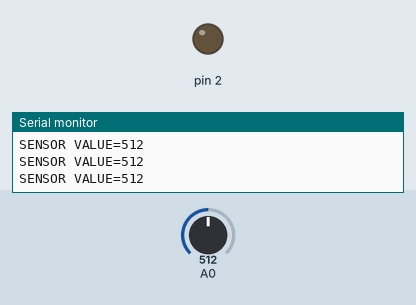
Simulated run of this sketch. Board: Arduino Uno, built with avr-gcc and run on an emulated ATmega328P. On the bench: output pins drawn as LEDs (lit = HIGH), the last lines printed to the serial monitor. The inputs (shaded band) are chosen by the test bench; at power-on: A0 = 512.

Above: at 1.2 s.
1.3 s: A0 set to 33
3.0 s: A0 set to 26
At 3.8 s:
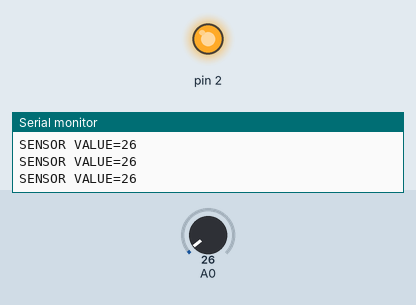
4.8 s: A0 set to 122
At 6.3 s:
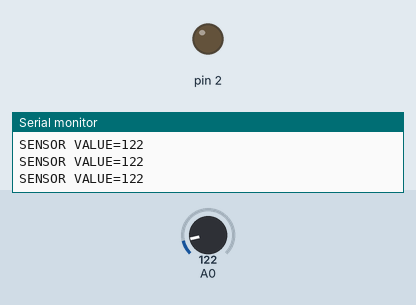
6.6 s: A0 set to 20
At 7.9 s:
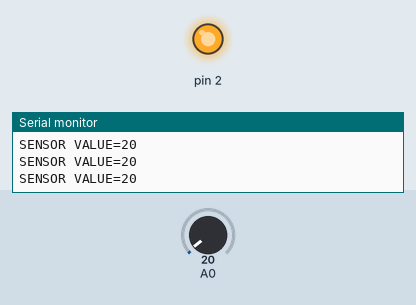
Timing chart, 0 to 9.4 s (numbered marks = the images above; inputs shaded):
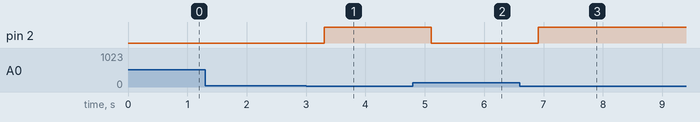

Measured:
- the behaviour switches between 30 and 29 on A0 (found by bisection; images 0 and 1)
- after the input at 3.0 s, pin 2: LOW → HIGH after 0.30 s
- after the input at 4.8 s, pin 2: HIGH → LOW after 0.31 s
- after the input at 6.6 s, pin 2: LOW → HIGH after 0.31 s

The sketch:

ldr.ino
```cpp
/*
one leg to 5v
other to resistor and pin in esp
resistor leg to gnd (220 ohm)

connect led on pin 2 of the esp
*/
int sensor;

void setup()
{
  Serial.begin(9600);
  pinMode(2,OUTPUT);
}

void  loop()
{
  sensor=analogRead(A0);

    Serial.print("SENSOR VALUE=");
    Serial.println(sensor);
    delay(300);

 if(sensor<30)
 {
  digitalWrite(2,HIGH);
 }
 else
 {
  digitalWrite(2,LOW);
 }
}
```
